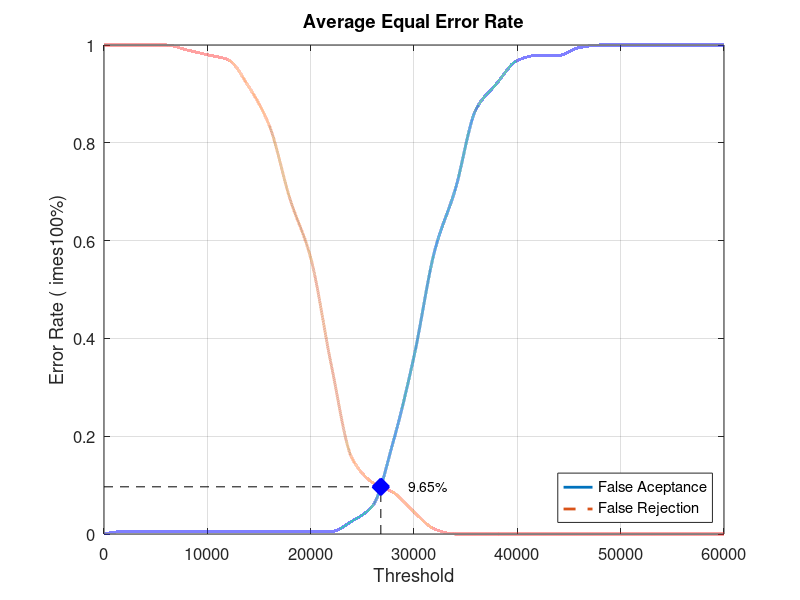
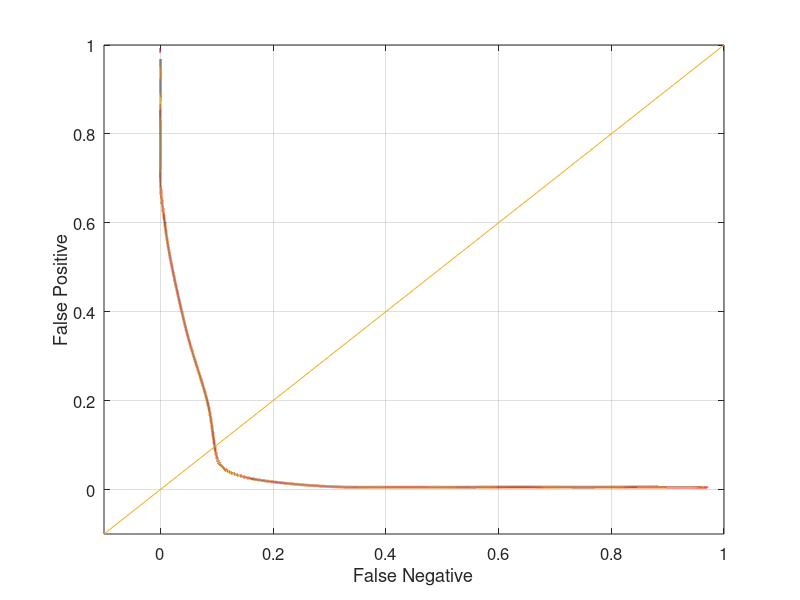

Write the MATLAB code that produced these figures, in order.
close all;
clear;
clc;
x = 0:2000:60000;
xq = 0:0.5:60000;

y0 = [0 0.00526316 0.00526316 0.00526316 0.00526316 0.00526316 0.00526316 0.00526316 0.00526316 0.00526316 0.00526316 0.00526316 0.0263158 0.0578947 0.189474 0.363158 0.578947 0.705263 0.868421 0.921053 0.968421 0.978947 0.978947 0.994737 1 1 1 1 1 1 1]
yy0 = interp1(x, y0, xq, 'pchip');
y1 = [1 1 1 1 0.99 0.98 0.97 0.915 0.835 0.685 0.565 0.345 0.155 0.105 0.085 0.045 0.01 0 0 0 0 0 0 0 0 0 0 0 0 0 0]
yy1 = interp1(x, y1, xq, 'pchip');

% Calculating EER: 
y2 = abs(y0 - y1);
find(y2 == min(y2))
yy2 = abs(yy0 - yy1);
xEER = find(yy2 == min(yy2));
xEERIndex = xq(xEER) % X-axis EER
yEER = yy0(xEER) % Y-axis EER

main = figure
plot(xq, yy0,'-','LineWidth', 2);	hold on
plot(xq, yy1,'--','LineWidth', 2);	hold on
plot([xEERIndex xEERIndex], [0 yEER], 'k--');	hold on
plot([0 xEERIndex], [yEER yEER], 'k--');	hold on
plot(xEERIndex, yEER, 'bx', 'LineWidth', 10);	hold on
text(xEERIndex + 10 * xEERIndex / 100, yEER, [num2str(round((10000 * yEER)) / 100) '%'])
legend('False Aceptance', 'False Rejection', 'Location', 'SouthEast')
xlabel('Threshold')
ylabel('Error Rate (	imes100%)')
title('Average Equal Error Rate')
set(gca, 'FontSize', 12)
axis([0 60000 0 1])
grid on

print(main, 'Database2_1Main', '-dpng');
FNRxFPR = figure('Color', [1 1 1]);
plot(yy1, yy0, '-', yy1, yy0, 'LineWidth', 2);
hold on
y = -0.1:0.1:1
plot(y, y); 
set(gca, 'FontSize', 12)
xlabel('False Negative')
ylabel('False Positive')
axis([-0.1 1 -0.1 1])
set(gca, 'FontSize', 12)
grid on

print(FNRxFPR, 'Database2_1FNRxFPR','-dpng');
